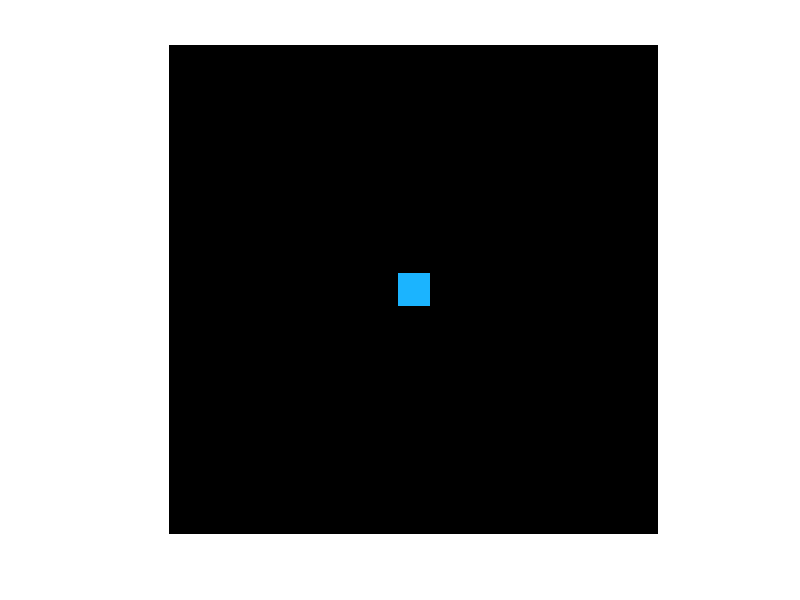
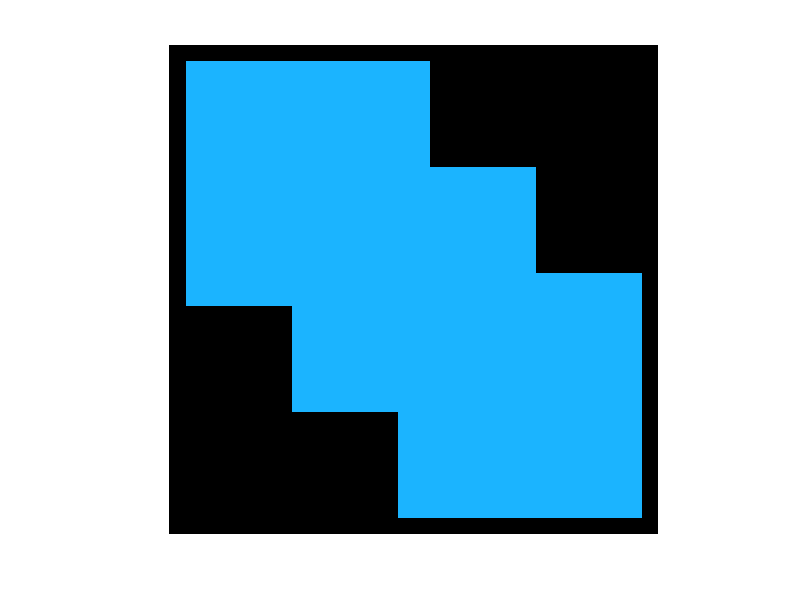

Recreate these plots in MATLAB, in order.
close all
clear all
clc

A=zeros(600,600,3);

A(:,:,1)=27*ones(size(A,1),size(A,2));
A(:,:,2)=180*ones(size(A,1),size(A,2));
A(:,:,3)=255*ones(size(A,1),size(A,2));

Masquee1=zeros(size(A,1),size(A,2));
Masquee2=zeros(size(A,1),size(A,2));
Masquee3=zeros(size(A,1),size(A,2));

Masquee1(21:320,21:320)=ones(300,300);
Masquee2(151:450,151:450)=ones(300,300);
Masquee3(281:580,281:580)=ones(300,300);

Masquee_intersection=Masquee1.*Masquee2.*Masquee3;
Masquee_union12=Masquee1+Masquee2-Masquee1.*Masquee2;
Masquee_union123=Masquee_union12+Masquee3-Masquee_union12.*Masquee3;

A_Masquee_inter=A.*Masquee_intersection;
A_Masquee_union=A.*Masquee_union123;

imshow(uint8(A_Masquee_inter))
figure, imshow(uint8(A_Masquee_union))